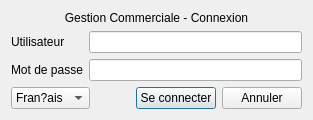
<?xml version="1.0" encoding="UTF-8"?>
<ui version="4.0">
 <class>LoginDialog</class>
 <widget class="QDialog" name="LoginDialog">
  <property name="windowTitle">
   <string>Connexion</string>
  </property>
  <layout class="QVBoxLayout" name="verticalLayout">
   <item>
    <widget class="QLabel" name="titleLabel">
     <property name="text">
      <string>Gestion Commerciale - Connexion</string>
     </property>
     <property name="alignment">
      <set>Qt::AlignCenter</set>
     </property>
    </widget>
   </item>
   <item>
    <layout class="QFormLayout" name="formLayout">
     <item row="0" column="0">
      <widget class="QLabel" name="userLabel">
       <property name="text">
        <string>Utilisateur</string>
       </property>
      </widget>
     </item>
     <item row="0" column="1">
      <widget class="QLineEdit" name="usernameEdit"/>
     </item>
     <item row="1" column="0">
      <widget class="QLabel" name="passLabel">
       <property name="text">
        <string>Mot de passe</string>
       </property>
      </widget>
     </item>
     <item row="1" column="1">
      <widget class="QLineEdit" name="passwordEdit">
       <property name="echoMode">
        <enum>QLineEdit::Password</enum>
       </property>
      </widget>
     </item>
    </layout>
   </item>
   <item>
    <layout class="QHBoxLayout" name="buttonLayout">
     <item>
      <widget class="QComboBox" name="langCombo">
       <item>
        <property name="text">
         <string>Fran?ais</string>
        </property>
       </item>
       <item>
        <property name="text">
         <string>???????</string>
        </property>
       </item>
      </widget>
     </item>
     <item>
      <spacer name="horizontalSpacer">
       <property name="orientation">
        <enum>Qt::Horizontal</enum>
       </property>
       <property name="sizeHint" stdset="0">
        <size>
         <width>40</width>
         <height>20</height>
        </size>
       </property>
      </spacer>
     </item>
     <item>
      <widget class="QPushButton" name="loginButton">
       <property name="text">
        <string>Se connecter</string>
       </property>
      </widget>
     </item>
     <item>
      <widget class="QPushButton" name="cancelButton">
       <property name="text">
        <string>Annuler</string>
       </property>
      </widget>
     </item>
    </layout>
   </item>
  </layout>
 </widget>
 <resources/>
 <connections/>
</ui>
